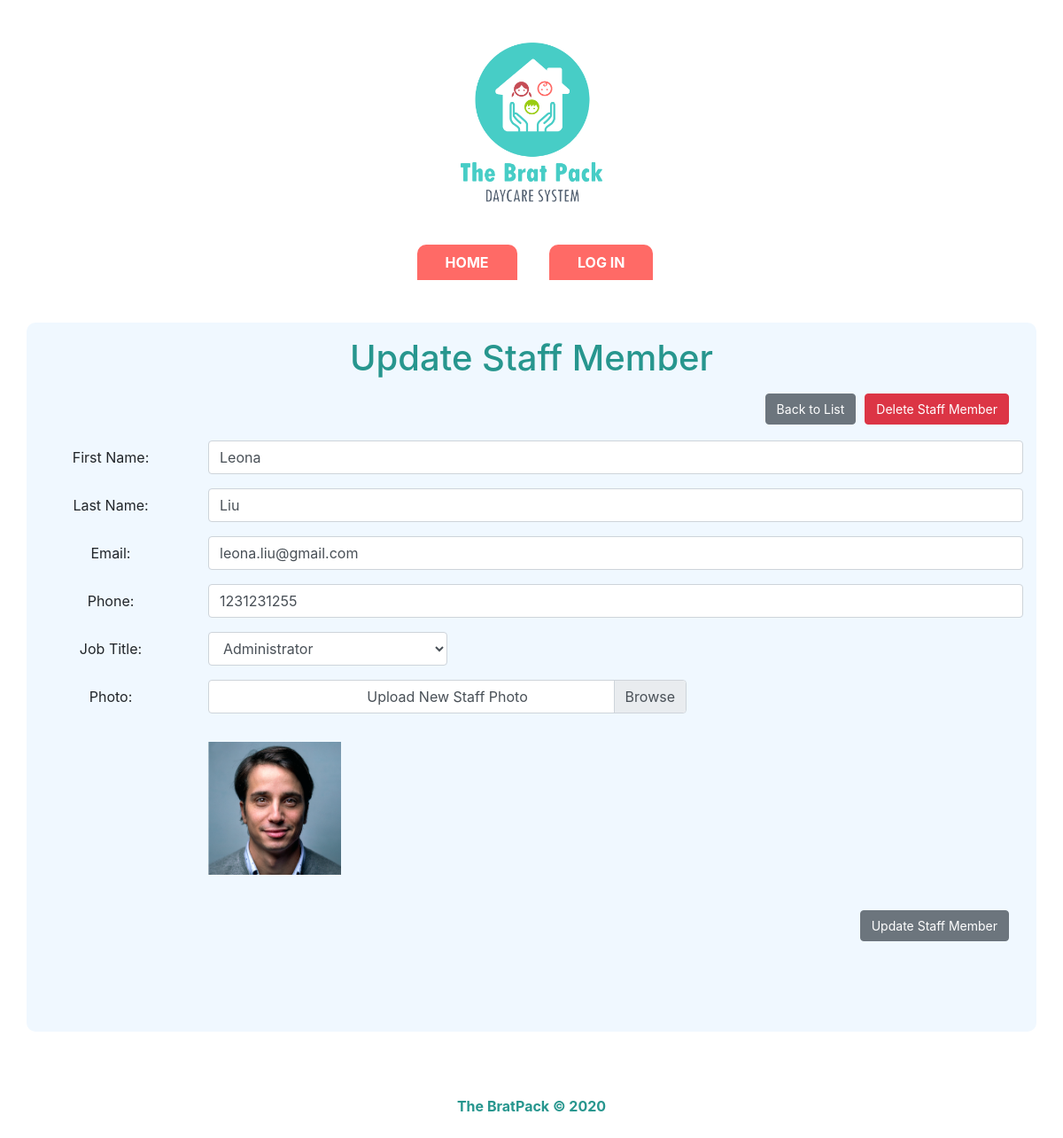
The app's page /staffdirectory_update.php?staffID=6, older data.
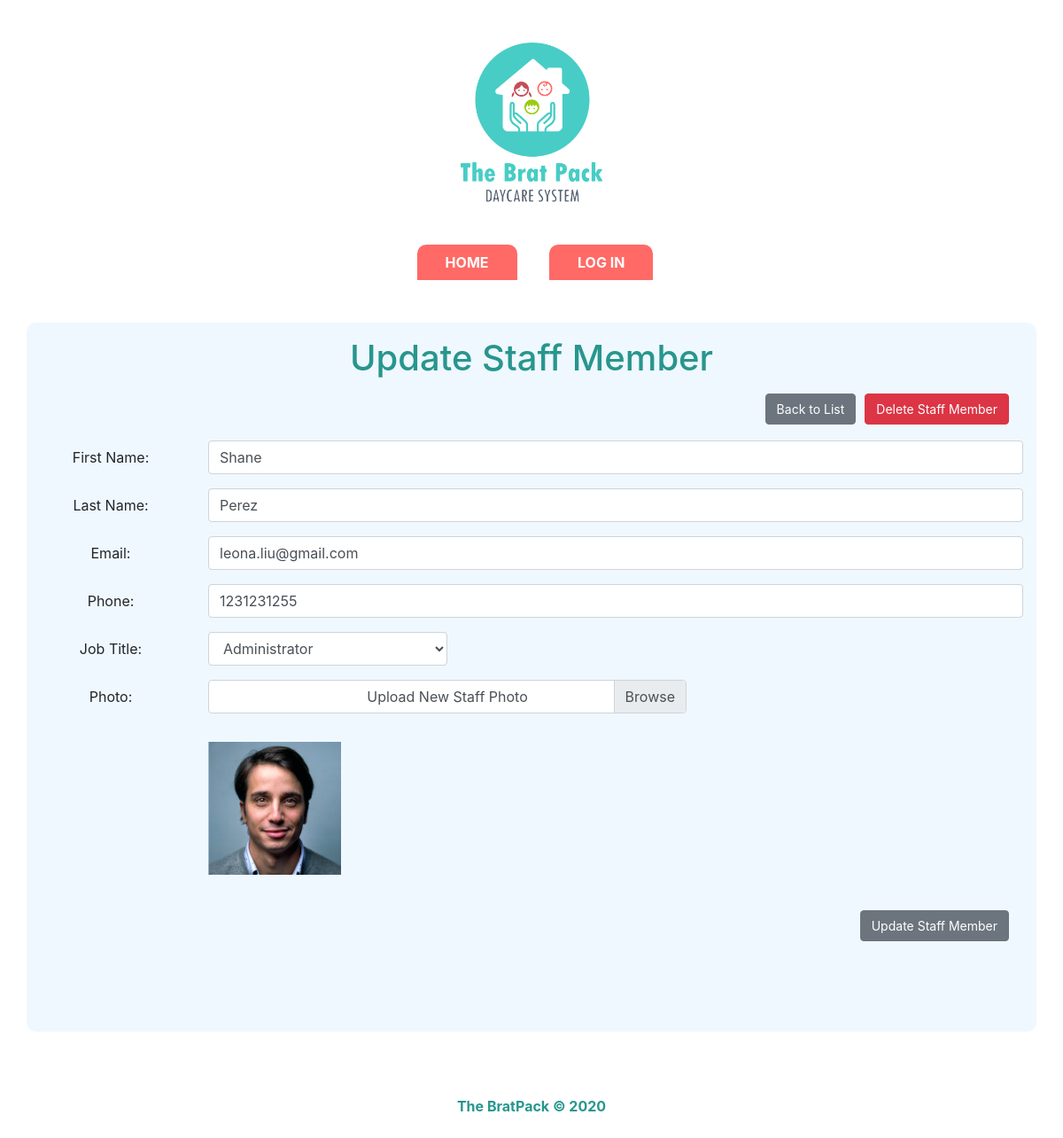
The same page, newer data.
### tables this page shows
CREATE TABLE `staff_directory` (
  `staffID` int(11) NOT NULL,
  `firstname` varchar(50) NOT NULL,
  `lastname` varchar(50) NOT NULL,
  `email` varchar(100) NOT NULL,
  `phone` varchar(10) NOT NULL,
  `jobtitle` varchar(50) NOT NULL,
  `photo` varchar(250) DEFAULT NULL
);

### Classes/StaffDirectory.php (called while the page is built, shortened)
<?php
class StaffDirectory{
    public function getStaffById($staffID, $dbcon){
        $sql = "SELECT * FROM staff_directory WHERE staffID = :id";
        $pst = $dbcon->prepare($sql);
        $pst->bindParam(':id', $staffID);
        $pst->execute();
        return $pst->fetch(PDO::FETCH_OBJ);
    }
}

### staffdirectory_update.php (the view, shortened to what this page needs)
<?php
include "includes/header.php";
include "functions/functions_susan.php";
require_once "Classes/Database.php";
require_once "Classes/StaffDirectory.php";
if(isset($_GET['staffID'])){
    $staffID = $_GET['staffID'];
    $dbcon = Database::getDb();
    $sd = new StaffDirectory();
    $staffmembers = $sd->getStaffById($staffID, $dbcon);
    $staff__firstname =  $staffmembers->firstname;
    $staff__lastname =  $staffmembers->lastname;
    $staff__email =  $staffmembers->email;
    $staff__phone =  $staffmembers->phone;
    $staff__jobtitle =  $staffmembers->jobtitle;
    $staff__photo = $staffmembers->photo;
}
?>
<div class="container">
    <h1>Update Staff Member</h1>
    <div class="navbar">
        <a href="staffdirectory_list.php" class="btn btn-secondary">Back to List</a>
        <button type='button' class='btn btn-danger' data-toggle='modal' data-target="#deletestaff<?= $staffID ?>">Delete Staff Member</button>
    </div>
    <form method="POST" enctype="multipart/form-data">
        <div class="form-group row">
            <label for="staff__firstname" class="col-sm-2 col-form-label">First Name:</label>
            <div class="col-sm-10">
                <input type="text" class="form-control" id="staff__firstname" name="staff__firstname" value="<?= $staff__firstname; ?>">
            </div>
        </div>
        <div class="form-group row">
            <label for="staff__lastname" class="col-sm-2 col-form-label">Last Name:</label>
            <div class="col-sm-10">
                <input type="text" class="form-control" id="staff__lastname" name="staff__lastname" value="<?= $staff__lastname; ?>">
            </div>
        </div>
        <div class="form-group row">
            <label for="staff__email" class="col-sm-2 col-form-label">Email:</label>
            <div class="col-sm-10">
                <input type="text" class="form-control" id="staff__email" name="staff__email" value="<?= $staff__email; ?>">
            </div>
        </div>
        <div class="form-group row">
            <label for="staff__phone" class="col-sm-2 col-form-label">Phone:</label>
            <div class="col-sm-10">
                <input type="text" class="form-control" id="staff__phone" name="staff__phone" value="<?= $staff__phone; ?>">
            </div>
        </div>
        <div class="form-group row">
            <label for="staff__jobtitle" class="col-sm-2 col-form-label">Job Title:</label>
            <div class="col-sm-6">
                <select id="staff_jobtitle" class="form-control col-sm-6" name="staff__jobtitle" >
                   <?= displayselectoptions($jobtitles, $staff__jobtitle); ?>
                </select>
            </div>
        </div>
        <div class="form-group row">
            <label for="staff__photo" class="col-sm-2 col-form-label">Photo:</label>
            <div class="input-group mb-3 col-sm-6" >
                <div class="custom-file">
                    <label class="custom-file-label" for="staff__photo" >Upload New Staff Photo</label>
                </div>
            </div>
        </div>
        <div class="form-group row">
            <label for="staff__photodisplay" class="col-sm-2 col-form-label" style="color: transparent">Current Photo:</label>
            <div class="input-group mb-3 col-sm-6">
                <img src="<?= $staff__photo; ?>" width="150px" align="left">
            </div>
        </div>
        <div class="navbar">
            <input class="btn btn-secondary" type="submit" name="submit__updatestaff" value="Update Staff Member">
        </div>
    </form>
</div>
<?php
include "includes/footer.php";
?>

Row changes from the older to the newer data that the page shows:
changed staff_directory "leona.liu@gmail.com": staff__firstname "Leona" → "Shane"; staff__lastname "Liu" → "Perez"
